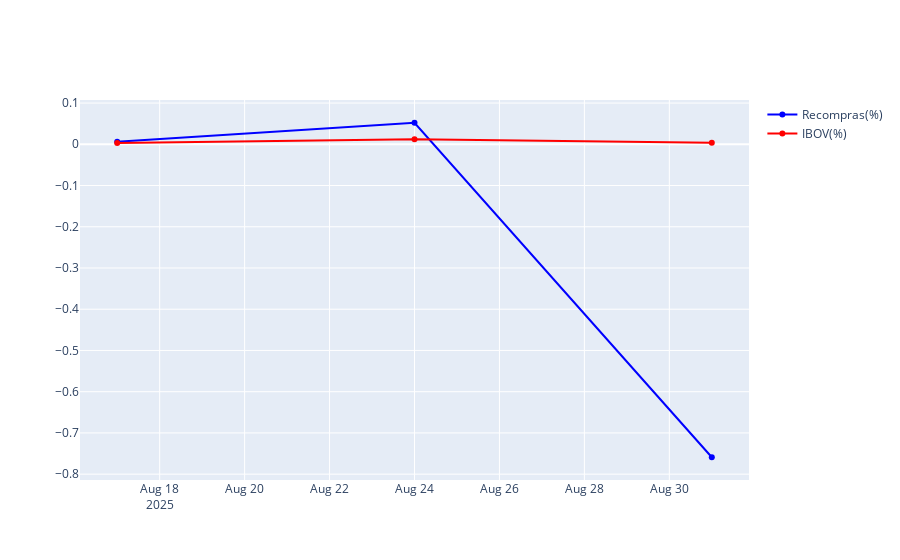

Here is the notebook cell this chart was saved with:
### Code cell
selic_ibov = selic_ibov[selic_ibov.index >'2022']

fig = go.Figure()
fig.add_trace(go.Scatter(name='Recompras(%)', x=selic_ibov.index,  y=selic_ibov['Recompra(%)'],marker=dict(color='blue')))
fig.add_trace(go.Scatter(name='IBOV(%)', x=selic_ibov.index,  y=selic_ibov['IBOV(%)'],marker=dict(color='red')))
fig.update_layout(barmode='group')
fig.show()

### Figure 1 — Plotly figure (JSON) as saved in the notebook; plotly's stock layout.template omitted (floating-point values rounded to 4 significant figures)
{"data": [{"marker": {"color": "blue"}, "name": "Recompras(%)", "type": "scatter", "x": ["2025-08-17T00:00:00.000000000", "2025-08-24T00:00:00.000000000", "2025-08-31T00:00:00.000000000"], "y": [0.005941, 0.05224, -0.759]}, {"marker": {"color": "red"}, "name": "IBOV(%)", "type": "scatter", "x": ["2025-08-17T00:00:00.000000000", "2025-08-24T00:00:00.000000000", "2025-08-31T00:00:00.000000000"], "y": [0.003149, 0.01193, 0.003489]}], "layout": {"barmode": "group"}}
